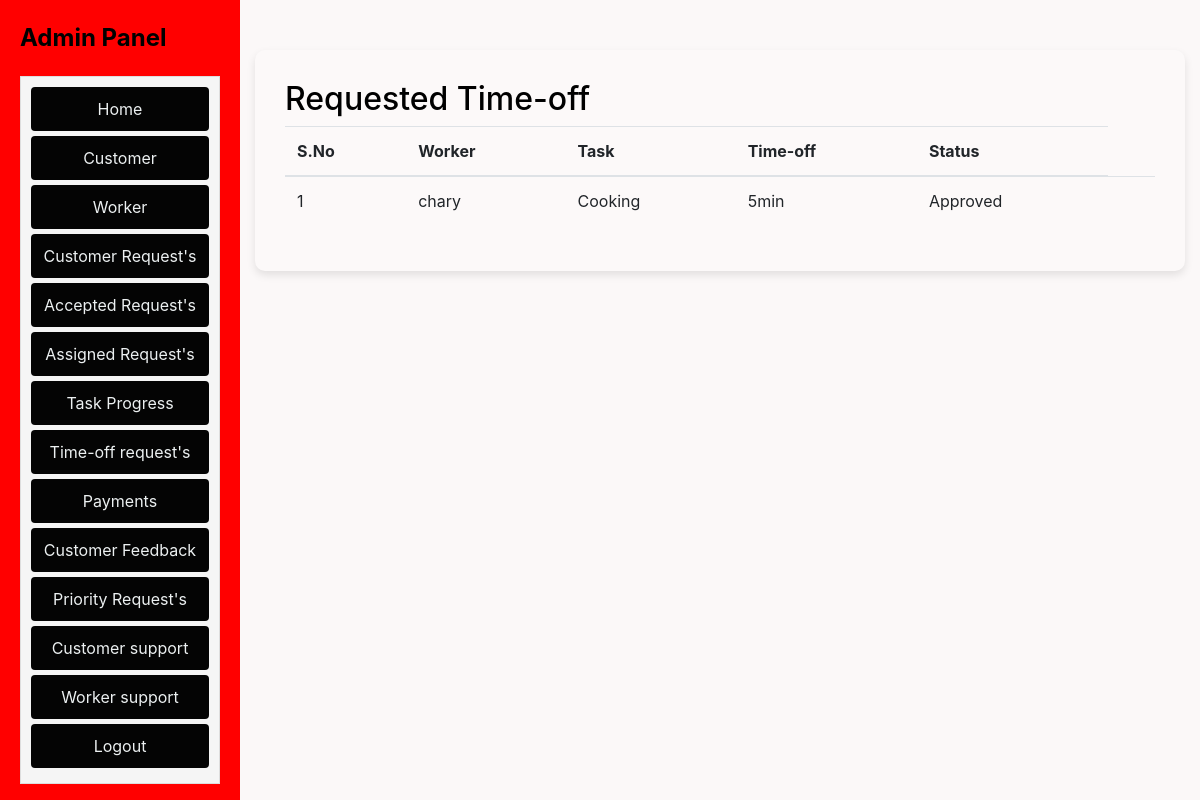
Page /wfmadmin/timeoffrequests on the committed database.
### wfmadmin/models.py (models this page shows, shortened)
class WorkerTimeOffRequest(models.Model):
    id = models.AutoField(primary_key=True)
    assignment = models.ForeignKey(Assignment, on_delete=models.CASCADE)
    time_off_duration = models.CharField(max_length=20)
    requested_at = models.DateTimeField(auto_now_add=True)
    status = models.CharField(max_length=20)

class Assignment(models.Model):
    id = models.AutoField(primary_key=True)
    worker = models.ForeignKey(worker, on_delete=models.CASCADE)
    customer = models.ForeignKey(customer, on_delete=models.CASCADE)
    request = models.ForeignKey(CustomerServiceRequest, on_delete=models.CASCADE)
    title = models.CharField(max_length=100)
    start = models.DateTimeField()
    end = models.DateTimeField()
    status = models.CharField(max_length=100, default='none')
    created_at = models.DateTimeField(auto_now_add=True)

class worker(models.Model):
    id = models.AutoField(primary_key=True)
    firstname = models.CharField(max_length=30)
    lastname = models.CharField(max_length=30)
    address = models.CharField(max_length=100)
    city = models.CharField(max_length=20)
    state = models.CharField(max_length=20)
    country = models.CharField(max_length=20)
    username = models.CharField(max_length=20)
    email = models.EmailField(max_length=20)
    number = models.IntegerField()
    password = models.CharField(max_length=20)
    status = models.BooleanField(default=False)
    created_at = models.DateTimeField(auto_now_add=True)

class CustomerServiceRequest(models.Model):
    id = models.AutoField(primary_key=True)
    user_id = models.CharField(max_length=100)
    fullname = models.CharField(max_length=100)
    fulladdress = models.CharField(max_length=255)
    location = models.CharField(max_length=1024)
    service = models.CharField(max_length=100)
    start_date = models.DateField()
    end_date = models.DateField()
    start_time = models.TimeField()
    end_time = models.TimeField()
    status = models.CharField(max_length=100, default='none')
    pri_status = models.CharField(max_length=100, default='none')
    ser_status = models.BooleanField(default=True)
    created_at = models.DateTimeField(auto_now_add=True)

### wfmadmin/views.py (the view)
# urls.py: path('timeoffrequests', timeoffrequests, name='timeoffrequests'),
def timeoffrequests(request):
    requeststatus = WorkerTimeOffRequest.objects.all().order_by('-requested_at')
    return render(request, 'admin/timeoffrequests.html', {'requeststatus': requeststatus})

### templates/admin/timeoffrequests.html (shortened to what this page needs)
<!DOCTYPE html>
<html lang="en">
  <head>
    <link
      href="https://stackpath.bootstrapcdn.com/bootstrap/4.5.2/css/bootstrap.min.css"
      rel="stylesheet"
    />
    <link
      rel="stylesheet"
      href="https://cdnjs.cloudflare.com/ajax/libs/font-awesome/5.15.3/css/all.min.css"
    />
  </head>
  <body>
    {% include 'admin/adminnavbar.html' %}
    <section id="contact" class="contact" style="display: contents;">
      <div class="container" data-aos="fade-up">
        <div class="form-container">
          <div class="section-title">
            <h2 style="color: black;">Requested Time-off</h2>
          </div>
          <div class="row">
            <div class="col-lg-12">
              <div class="table-responsive">
                <table class="table">
                  <thead>
                    <tr>
                      <th>S.No</th>
                      <th>Worker</th>
                      <th>Task</th>
                      <th>Time-off</th>
                      <th>Status</th>
                    </tr>
                  </thead>
                  <tbody>
                    {% for user in requeststatus %}
                    <tr>
                      <td>{{forloop.counter}}</td>
                      <td>{{ user.assignment.worker.username }}</td>
                      <td>{{ user.assignment.request.service }}</td>
                      <td>{{ user.time_off_duration }}</td>
                      <td>{{ user.status }}</td>
                      <td>
                      </td>
                    </tr>
                    {% endfor %}
                  </tbody>
                </table>
              </div>
            </div>
          </div>
        </div>
      </div>
    </section>
  </body>
</html>

### templates/admin/timeoffrequests.html (style rules this page uses)
body { background-color: white; color: #ecf0f1; }
.container { margin-top: 50px; }
.form-container { background-color: rgba(255, 255, 255, 0.1); padding: 30px; border-radius: 10px; box-shadow: 0 4px 8px rgba(0, 0, 0, 0.1); }

### templates/admin/adminnavbar.html (style rules this page uses)
body { background-color: #fbf8f8; color: #000000; }
.container { margin-top: 50px; }

### rows in the picture
WorkerTimeOffRequest: assignment.worker.username "chary", assignment.request.service "Cooking", time_off_duration "5min", status "Approved"
